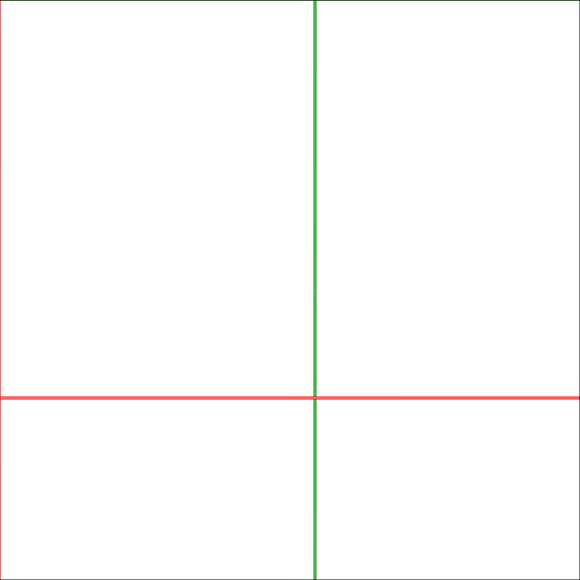
Frame 1 (no input)
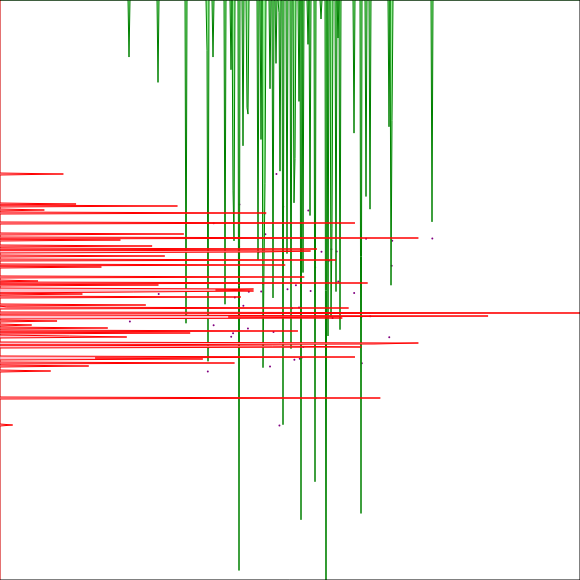
Frame 60 (no input)
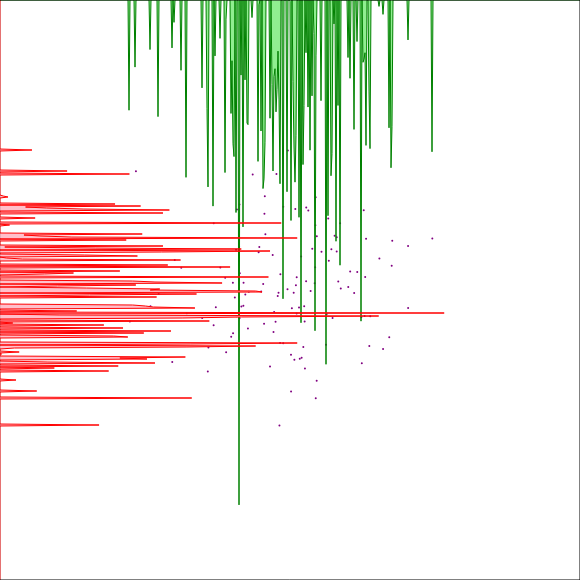
Frame 120 (the mouse pressed at the canvas centre since frame 60)

The p5.js sketch that drew these frames (run headless with seeded random() and noise() and a simulated clock; from frame 60 on, the mouse is pressed at the canvas centre):

// p5.js sketch
// ── sketch.js
let screenSize = { w: 580, h: 580 };
let gNodeRadius = 15;
let gPartOfSpeed = 0.1;
let gDots = [];
let gCountsY = [];
let gCountsX = [];

function setup()
{
    createCanvas(screenSize.w, screenSize.h);
    frameRate(960);

    for(let i = 0; i < screenSize.w; i++)
    {
        gCountsY.push(0);
        gCountsX.push(0);
    }
}

function draw()
{
    background(255);

    gDots.push({ x : normalDistRandom(0, 1, 1) * screenSize.w, y : normalDistRandom(0, 1, 1) * screenSize.h})
    
    stroke('purple');
    strokeWeight(2);
    gDots.forEach(d => { point(d.x, d.y);
        gCountsY[Math.floor(d.x)]++; gCountsX[Math.floor(d.y)]++; });

    let sumY = gCountsY.reduce((total, num) => { return total + num; });
    let sumX = gCountsX.reduce((total, num) => { return total + num; });

    strokeWeight(1);

    stroke('green');
    fill('lightGreen');
    beginShape();
    vertex(0, 0);
    for(let i = 0; i < gCountsY.length; i+=1)
    {
        vertex(i, 20 * screenSize.h * gCountsY[i] / sumY);
    }
    vertex(screenSize.w, 0);
    endShape();

// **************************************************************

    stroke('red');
    fill('pink');
    beginShape();
    vertex(0, 0);
    for(let i = 0; i < gCountsX.length; i+=1)
    {
        vertex(20 * screenSize.w * gCountsX[i] / sumX, i);
    }
    vertex(0, screenSize.h);
    endShape();

    stroke(0);
    noFill();
    rect(0, 0, screenSize.w, screenSize.h);
}

function normalDistRandom(min, max, skew) {
    var u = 0, v = 0;
    while(u === 0) u = Math.random(); //Converting [0,1) to (0,1)
    while(v === 0) v = Math.random();
    let num = Math.sqrt( -2.0 * Math.log( u ) ) * Math.cos( 2.0 * Math.PI * v );

    num = num / 10.0 + 0.5; // Translate to 0 -> 1
    if (num > 1 || num < 0) num = randn_bm(min, max, skew); // resample between 0 and 1 if out of range
    num = Math.pow(num, skew); // Skew
    num *= max - min; // Stretch to fill range
    num += min; // offset to min
    return num;
}
